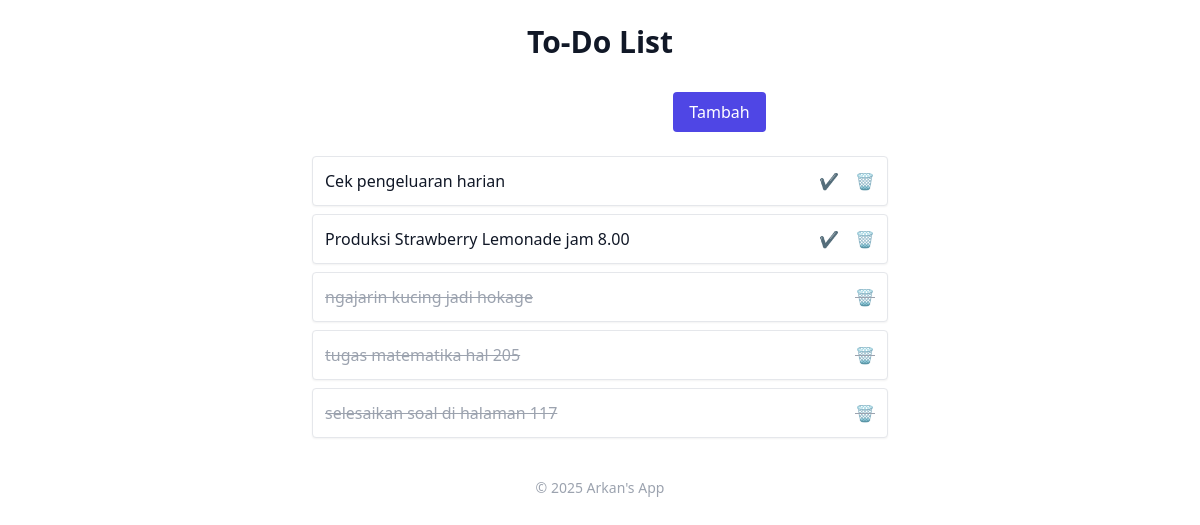
Before: / with the older database file.
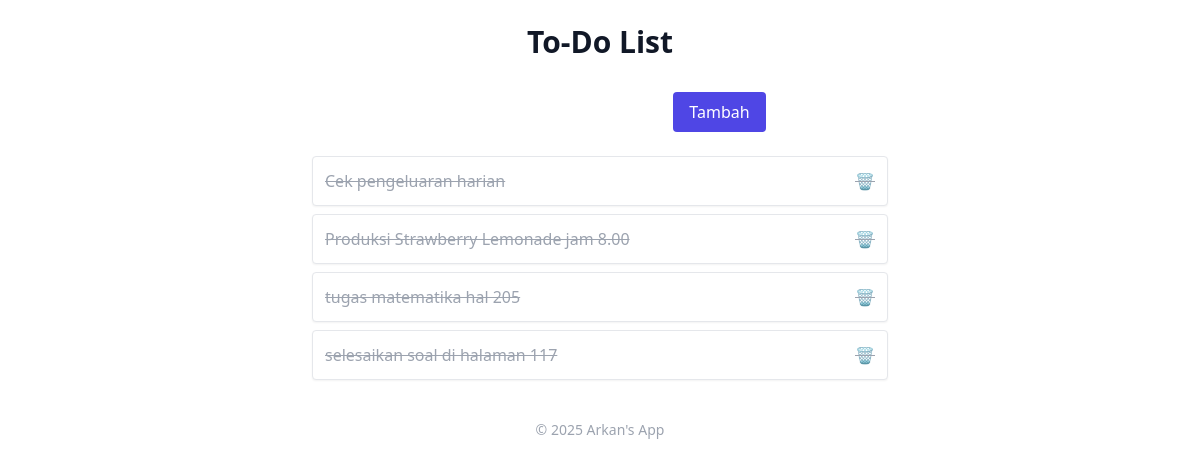
After: the same page with the newer database file.
### todolist/models.py (models this page shows, shortened)
class Task(models.Model):
    title = models.CharField(max_length=200)
    completed = models.BooleanField(default=False)

### todolist/views.py (the view)
# urls.py: path('', views.task_list, name='task_list'),
def task_list(request):
    tasks = Task.objects.all().order_by('-id')
    if request.method == 'POST':
        form = TaskForm(request.POST)
        if form.is_valid():
            form.save()
            return redirect('task_list')
    else:
        form = TaskForm()
    return render(request, 'todolist/task_list.html', {'tasks': tasks, 'form': form})

### todolist/forms.py
class TaskForm(forms.ModelForm):
    class Meta:
        model = Task
        fields = ['title', 'completed']

### templates/todolist/task_list.html (shortened to what this page needs)
{% extends 'todolist/base.html' %}
{% block content %}
<div class="max-w-xl mx-auto space-y-6">
  <form method="post" class="mt-6 flex justify-center items-center gap-2">
    {{ form.title }}
    <button type="submit" class="bg-indigo-600 text-white px-4 py-2 rounded">Tambah</button>
  </form>
  <ul class="space-y-2">
    {% for task in tasks %}
      <li class="flex justify-between items-center p-3 border rounded shadow-sm bg-white dark:bg-gray-800 {% if task.completed %}line-through text-gray-400{% endif %}">
        <span>{{ task.title }}</span>
        <div class="space-x-3">
          {% if not task.completed %}
            <a href="{% url 'complete_task' task.id %}" class="text-green-600 hover:underline">✔️</a>
          {% endif %}
          <a href="{% url 'delete_task' task.id %}" onclick="return confirm('Mang ea pen di hapus?')" class="text-red-600 hover:underline">🗑️</a>
        </div>
      </li>
    {% empty %}
      <li class="text-center text-gray-500">Tidak ada tugas</li>
    {% endfor %}
  </ul>
</div>
{% endblock %}

Changed rows visible on the page:
removed Task: title "ngajarin kucing jadi hokage"
changed Task "Cek pengeluaran harian": no longer shows "✔️"
changed Task "Produksi Strawberry Lemonade jam 8.00": no longer shows "✔️"
